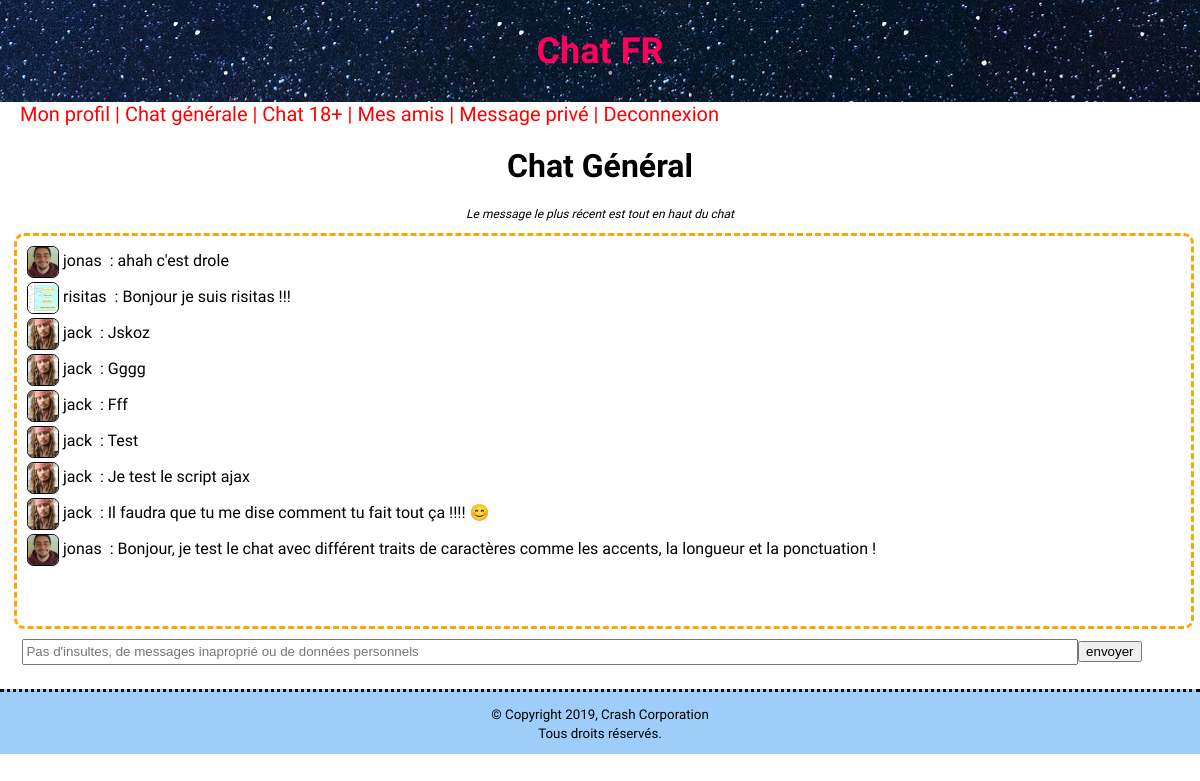
The app's page /chat.php (signed in) with its own data.
### tables this page shows
CREATE TABLE `chatg` (
  `id_mess` int(11) NOT NULL,
  `id_m` varchar(20) NOT NULL,
  `photo_m` varchar(150) NOT NULL,
  `mess_post_g` varchar(255) NOT NULL,
  `date_m_serv_g` datetime NOT NULL
);

### chat.php (the view, shortened to what this page needs)
<?php
  if (!empty($_SESSION['pseudo']))
{
  include_Once 'files/inc/header.inc.php';
  include_Once 'files/inc/config.php';
  include_Once 'files/inc/nav.inc.php';
?>
<div class="grid-1">
<h1 class="centrer">Chat Général</h1>
  <p class="centrer petit"><em>Le message le plus récent est tout en haut du chat</em></p>
</div>
<div class="grid-9 chat">
<?php
  $mess = $mysqli->query("SELECT * FROM chatg ORDER BY id_mess DESC LIMIT 10");
?>
    <?php   while($message = $mess->fetch_assoc()){
      echo '<div class="miniPc">';
      echo '<img src="files/upload/'.$message["photo_m"].'" alt="photo de profil"></div>&nbsp';
      echo '<div class="pseudo"><span>'.$message["id_m"].'</span></div>';
      echo '<div class="message">&nbsp;<span> :</span><span> '.$message["mess_post_g"].'</span></div><br />';
}
?>
</div>
<div id="chatref" class="grid-9 entree">
  <div class="entree"><form method="post" action="files/inc/messageChat.php">
    <input class="champMess" type="text" id="message" name="message" placeholder="Pas d'insultes, de messages inaproprié ou de données personnels" size="120" required><input type="submit" value="envoyer">
  </form></div>
</div>
<?php
    include_Once 'files/inc/footer.inc.php';
}
  else{
  header('Location: index.php');
  }
?>

### files/inc/header.inc.php (shortened to what this page needs)
<!DOCTYPE html>
<html lang="fr" dir="ltr">
  <head>
    <link rel="stylesheet" href="files/css/css.css">
  </head>
  <body>
    <div class="container">
      <a href="index.php"><article id="titre" class="grid-1"><h1>Chat FR</h1></article></a>

### files/inc/nav.inc.php
<nav>
  <a href="profil.php">Mon profil</a>
  <span class="sepnav">|</span>
  <a href="chat.php">Chat générale</a>
  <span class="sepnav">|</span>
  <a href="">Chat 18+</a>
  <span class="sepnav">|</span>
  <a href="">Mes amis</a>
  <span class="sepnav">|</span>
  <a href="">Message privé</a>
  <span class="sepnav">|</span>
  <a href="files/inc/deco.php">Deconnexion</a>
</nav>

### files/inc/footer.inc.php
<div class="grid-1">
<footer>
    <small>&copy; Copyright 2019, Crash Corporation<br/>Tous droits réservés.</small>
</footer>
</div>
</div>
  </body>
</html>

### files/css/css.css (style rules this page uses)
body { margin: 0; padding: 0; font-family: 'Muli', sans-serif; }
.centrer { text-align: center; }
.petit { font-size: 12px; }
nav { font-size: 20px; margin-left: 20px; }
nav a { color: #FF0000; text-decoration: none; }
.sepnav { color: #FF0000; }
#titre { font-size: 150%; color : #FF005D; text-align: center; background-image: url("../../files/img/fond_.jpg"); }
.chat { position: relative; display: inline-block; margin-left: 14px; border-width: medium; border-color: orange; border-style: dashed; border-radius: 10px; min-height: 380px; max-height: 380px; padding-top: 10px; padding-left: 10px; overflow: auto; }
.miniPc { display: inline-block; border: 1px solid #000; border-radius: 20%; height: 30px; width: 30px; overflow: hidden; margin-bottom: 0; }
.miniPc img { width: 100%; height: 100%; object-fit: cover; }
.pseudo { line-height: 30px; display: inline-block; vertical-align: top; }
.message { line-height: 30px; display: inline-block; vertical-align: top; }
.entree { text-align: center; width: 100%; }
.champMess { margin-top: 10px; height: 20px; width: 90%; }
footer { margin-top: 2%; padding: 1%; text-align: center; background-color: #9fcdf9; border-style: dotted none none none; }
.container .grid-1 { width: 100%; }
.container .grid-9 { width: 97%; }
.grid-1, .grid-1_, .grid-2, .grid-2_, .grid-3, .grid-3_, .grid-4, .grid-4_, .grid-5, .grid-5_, .grid-6, .grid-7, .grid-8, .grid-9, .grid-10, .grid-10_, .grid-11, .grid-12 { position: relative; float: left; }

### records on screen
chatg: id_m "jonas", mess_post_g "ahah c'est drole"
chatg: photo_m (picture), id_m "risitas", mess_post_g "Bonjour je suis risitas !!!"
chatg: photo_m (picture), id_m "jack", mess_post_g "Jskoz"
chatg: photo_m (picture), id_m "jack", mess_post_g "Gggg"
chatg: photo_m (picture), id_m "jack", mess_post_g "Fff"
chatg: photo_m (picture), id_m "jack", mess_post_g "Test"
chatg: photo_m (picture), id_m "jack", mess_post_g "Je test le script ajax"
chatg: photo_m (picture), id_m "jack", mess_post_g "Il faudra que tu me dise comment tu fait tout ça !!!! 😊"
chatg: id_m "jonas", mess_post_g "Bonjour, je test le chat avec différent traits de caractères comme les accents, la longueur et la ponctuation !"
